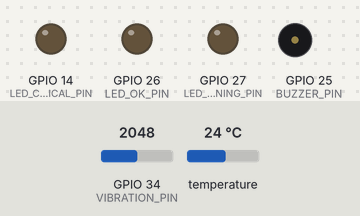
Recording of a sketch running on a simulated ESP32. Parts: output pins drawn as LEDs (lit = HIGH), buzzer (waves = sounding). Inputs (shaded band) come from the test bench; at power-on: GPIO 34 (VIBRATION_PIN) = 2048, temperature 24 °C. WiFi joins after 1.5 s; servers stay silent unless stated; what the sketch prints to the serial monitor is not drawn.

Above: at 2.7 s.
2.8 s: GPIO 34 (VIBRATION_PIN) set to 2438
5.9 s: GPIO 34 (VIBRATION_PIN) set to 2571
At 7.5 s:
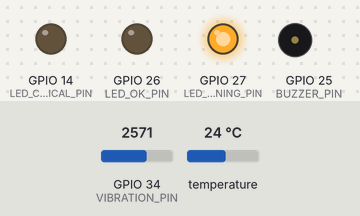
12.1 s: GPIO 34 (VIBRATION_PIN) set to 3455
15.6 s: GPIO 34 (VIBRATION_PIN) set to 3548
At 17.9 s:
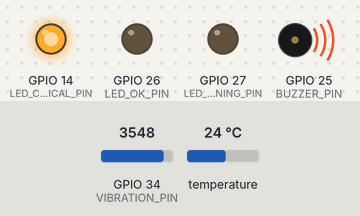
21.2 s: GPIO 34 (VIBRATION_PIN) set to 2047
At 23.4 s:
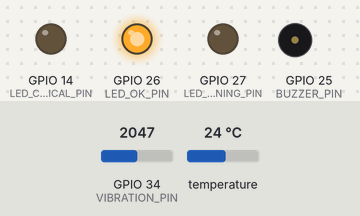
Timing chart, 0 to 24.9 s (numbered marks = the images above; inputs shaded):
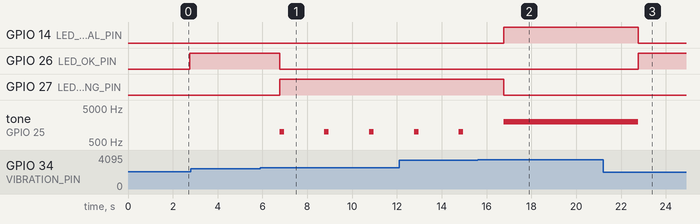

Measured:
- the behaviour switches between 2499 and 2500 on GPIO 34 (VIBRATION_PIN) (found by bisection; images 0 and 1)
- the behaviour switches between 3499 and 3500 on GPIO 34 (VIBRATION_PIN) (found by bisection; images 1 and 2)
- after the input at 2.8 s, every drawn part: stays the same
- after the input at 5.9 s, GPIO 26 (LED_OK_PIN): HIGH → LOW after 0.87 s; GPIO 27 (LED_WARNING_PIN): LOW → HIGH after 0.87 s; tone on GPIO 25 (BUZZER_PIN): alternates 1000 Hz for 0.20 s and silent for 1.8 s, starting after 0.87 s
- after the input at 15.6 s, GPIO 14 (LED_CRITICAL_PIN): LOW → HIGH after 1.2 s; GPIO 27 (LED_WARNING_PIN): HIGH → LOW after 1.2 s
- after the input at 21.2 s, GPIO 14 (LED_CRITICAL_PIN): HIGH → LOW after 1.6 s; GPIO 26 (LED_OK_PIN): LOW → HIGH after 1.6 s; tone on GPIO 25 (BUZZER_PIN): 2000 Hz → silent after 1.6 s

The sketch:

engine_health_monitor.ino
```cpp
/*
  Smart Car Engine Health Monitor
  ESP32 based predictive maintenance system
  Sensors: Temperature (DS18B20/Thermistor), Vibration (SW-420/MPU6050)
  Optional: OBD-II via ELM327 (Bluetooth/UART)
*/

#include <WiFi.h>
#include <OneWire.h>
#include <DallasTemperature.h>

// ---------- Pin Definitions ----------
#define TEMP_SENSOR_PIN   4      // DS18B20 data pin
#define VIBRATION_PIN     34     // SW-420 vibration sensor (analog/digital)
#define BUZZER_PIN        25     // Alert buzzer
#define LED_OK_PIN        26     // Green LED
#define LED_WARNING_PIN   27     // Yellow LED
#define LED_CRITICAL_PIN  14     // Red LED

// ---------- Thresholds ----------
#define TEMP_WARNING_C      100.0
#define TEMP_CRITICAL_C     115.0
#define VIBRATION_WARNING   2500
#define VIBRATION_CRITICAL  3500

// ---------- WiFi (optional cloud logging) ----------
const char* ssid     = "YOUR_WIFI_SSID";
const char* password = "YOUR_WIFI_PASSWORD";

// ---------- Objects ----------
OneWire oneWire(TEMP_SENSOR_PIN);
DallasTemperature tempSensor(&oneWire);

// ---------- Variables ----------
float currentTemp = 0.0;
int vibrationValue = 0;
unsigned long lastReadTime = 0;
const unsigned long readInterval = 2000; // 2 sec

// Rolling average for predictive trend
#define HISTORY_SIZE 10
float tempHistory[HISTORY_SIZE];
int vibHistory[HISTORY_SIZE];
int historyIndex = 0;
bool historyFilled = false;

enum HealthStatus { OK, WARNING, CRITICAL };
HealthStatus engineStatus = OK;

void setup() {
  Serial.begin(115200);

  pinMode(VIBRATION_PIN, INPUT);
  pinMode(BUZZER_PIN, OUTPUT);
  pinMode(LED_OK_PIN, OUTPUT);
  pinMode(LED_WARNING_PIN, OUTPUT);
  pinMode(LED_CRITICAL_PIN, OUTPUT);

  digitalWrite(BUZZER_PIN, LOW);

  tempSensor.begin();

  connectWiFi();

  Serial.println("Smart Car Engine Health Monitor Initialized");
}

void loop() {
  unsigned long now = millis();

  if (now - lastReadTime >= readInterval) {
    lastReadTime = now;

    readSensors();
    updateHistory();
    evaluateEngineHealth();
    updateIndicators();
    printStatus();
    predictMaintenance();
  }
}

// ---------- WiFi Connection ----------
void connectWiFi() {
  WiFi.begin(ssid, password);
  Serial.print("Connecting to WiFi");
  int attempts = 0;
  while (WiFi.status() != WL_CONNECTED && attempts < 10) {
    delay(500);
    Serial.print(".");
    attempts++;
  }
  if (WiFi.status() == WL_CONNECTED) {
    Serial.println("\nWiFi connected: " + WiFi.localIP().toString());
  } else {
    Serial.println("\nWiFi connection failed. Continuing offline.");
  }
}

// ---------- Sensor Reading ----------
void readSensors() {
  tempSensor.requestTemperatures();
  currentTemp = tempSensor.getTempCByIndex(0);

  if (currentTemp == DEVICE_DISCONNECTED_C) {
    Serial.println("Error: Temperature sensor disconnected!");
    currentTemp = -127.0;
  }

  vibrationValue = analogRead(VIBRATION_PIN);
}

// ---------- History for Predictive Logic ----------
void updateHistory() {
  tempHistory[historyIndex] = currentTemp;
  vibHistory[historyIndex] = vibrationValue;

  historyIndex = (historyIndex + 1) % HISTORY_SIZE;
  if (historyIndex == 0) historyFilled = true;
}

float getAverageTemp() {
  int count = historyFilled ? HISTORY_SIZE : historyIndex;
  if (count == 0) return currentTemp;
  float sum = 0;
  for (int i = 0; i < count; i++) sum += tempHistory[i];
  return sum / count;
}

int getAverageVibration() {
  int count = historyFilled ? HISTORY_SIZE : historyIndex;
  if (count == 0) return vibrationValue;
  long sum = 0;
  for (int i = 0; i < count; i++) sum += vibHistory[i];
  return sum / count;
}

// ---------- Health Evaluation ----------
void evaluateEngineHealth() {
  if (currentTemp >= TEMP_CRITICAL_C || vibrationValue >= VIBRATION_CRITICAL) {
    engineStatus = CRITICAL;
  } else if (currentTemp >= TEMP_WARNING_C || vibrationValue >= VIBRATION_WARNING) {
    engineStatus = WARNING;
  } else {
    engineStatus = OK;
  }
}

// ---------- Indicators ----------
void updateIndicators() {
  digitalWrite(LED_OK_PIN, engineStatus == OK ? HIGH : LOW);
  digitalWrite(LED_WARNING_PIN, engineStatus == WARNING ? HIGH : LOW);
  digitalWrite(LED_CRITICAL_PIN, engineStatus == CRITICAL ? HIGH : LOW);

  if (engineStatus == CRITICAL) {
    tone(BUZZER_PIN, 2000);
  } else if (engineStatus == WARNING) {
    tone(BUZZER_PIN, 1000, 200);
  } else {
    noTone(BUZZER_PIN);
  }
}

// ---------- Predictive Maintenance Logic ----------
void predictMaintenance() {
  float avgTemp = getAverageTemp();
  int avgVib = getAverageVibration();

  bool tempTrendRising = currentTemp > avgTemp + 3.0;
  bool vibTrendRising = vibrationValue > avgVib + 300;

  if (tempTrendRising && vibTrendRising) {
    Serial.println("⚠ PREDICTIVE ALERT: Rising temperature + vibration trend detected.");
    Serial.println("→ Recommend inspection: possible bearing wear, coolant issue, or misfire.");
  } else if (tempTrendRising) {
    Serial.println("⚠ PREDICTIVE ALERT: Temperature trending upward.");
    Serial.println("→ Check coolant level / radiator / thermostat.");
  } else if (vibTrendRising) {
    Serial.println("⚠ PREDICTIVE ALERT: Vibration trending upward.");
    Serial.println("→ Check engine mounts / belt tension / alignment.");
  }
}

// ---------- Status Output ----------
void printStatus() {
  Serial.println("----------------------------------");
  Serial.print("Temperature: ");
  Serial.print(currentTemp);
  Serial.println(" °C");

  Serial.print("Vibration Level: ");
  Serial.println(vibrationValue);

  Serial.print("Engine Status: ");
  switch (engineStatus) {
    case OK:       Serial.println("NORMAL ✅"); break;
    case WARNING:  Serial.println("WARNING ⚠️"); break;
    case CRITICAL: Serial.println("CRITICAL 🔴"); break;
  }
  Serial.println("----------------------------------");
}
```
